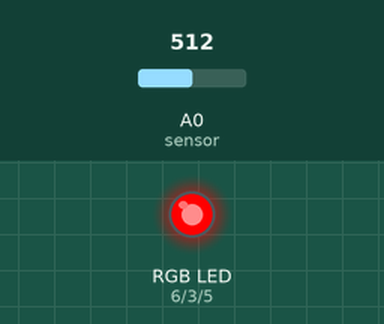
Recording of a sketch running on a simulated Arduino Uno, built with avr-gcc and run on an emulated ATmega328P. On the bench: an RGB LED mixed from three pins (HIGH = lit). Inputs (shaded band) come from the test bench; at power-on: A0 (sensor) = 512. What the sketch prints to the serial monitor is not drawn.

Above: at 1.2 s.
1.3 s: A0 (sensor) set to 111
2.8 s: A0 (sensor) set to 96
At 3.5 s:
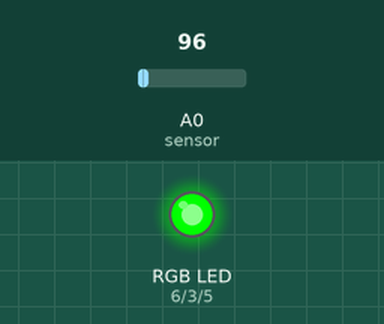
4.3 s: A0 (sensor) set to 75
At 5.1 s:
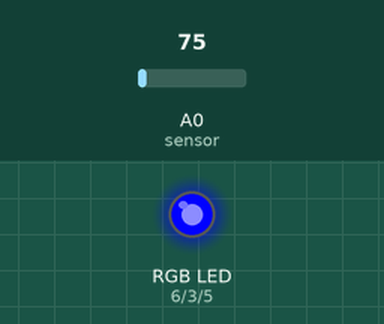
5.8 s: A0 (sensor) set to 95
At 7.0 s:
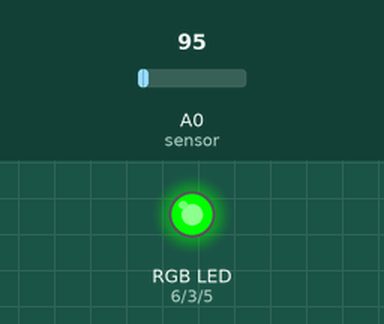
7.3 s: A0 (sensor) set to 0
At 8.5 s:
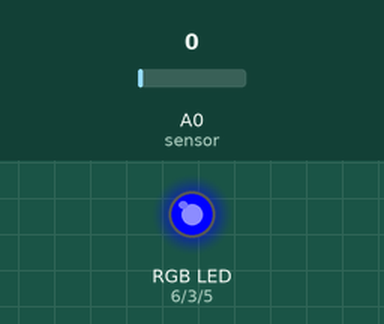
8.8 s: A0 (sensor) set to 110
At 10.2 s:
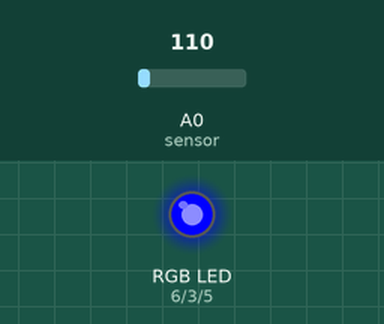
Timing chart, 0 to 11.3 s (numbered marks = the images above; inputs shaded):
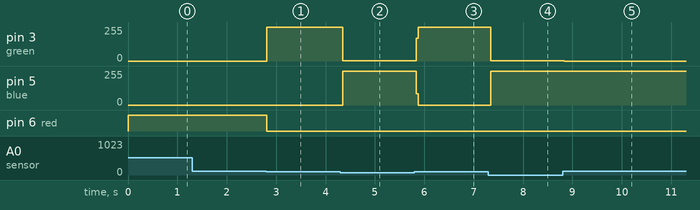

Measured:
- the behaviour switches between 101 and 100 on A0 (sensor) (found by bisection; images 0 and 1)
- after the input at 2.8 s, pin 3 (green): 0/255 → 255/255 at once; pin 6 (red): HIGH → LOW at once
- after the input at 4.3 s, pin 3 (green): 255/255 → 1/255 after 0.05 s; pin 5 (blue): 0/255 → 254/255 after 0.05 s
- after the input at 5.8 s, pin 3 (green): 1/255 → 255/255 at once; pin 5 (blue): 254/255 → 0/255 at once
- after the input at 7.3 s, pin 3 (green): 255/255 → 1/255 after 0.05 s; pin 5 (blue): 0/255 → 254/255 after 0.05 s
- after the input at 8.8 s, pin 3 (green): 1/255 → 0/255 at once; pin 5 (blue): 254/255 → 255/255 at once

The sketch:

smoke.ino
```cpp
// C++ code
//
int red = 6;
int green =3;
int blue = 5;
int sensor = A0;
void setup()
{
  Serial.begin(9600);
  pinMode(sensor,INPUT);
  pinMode(red, OUTPUT);
  pinMode(blue, OUTPUT);
  pinMode(green, OUTPUT);
}

void loop()
{

  int reading = analogRead(sensor);
  Serial.println(reading);
  if(reading >= 150)
  {
    digitalWrite(red,255);
  	digitalWrite(green,0);
    digitalWrite(blue,0);
  }
  if(reading <= 100)
  {
  	digitalWrite(red,0);
  	digitalWrite(green,255);
    digitalWrite(blue,0);
  }
  if(reading <= 85)
  {
  	digitalWrite(red,0);
  	digitalWrite(green,0);
    digitalWrite(blue,255);
  }
}
```
